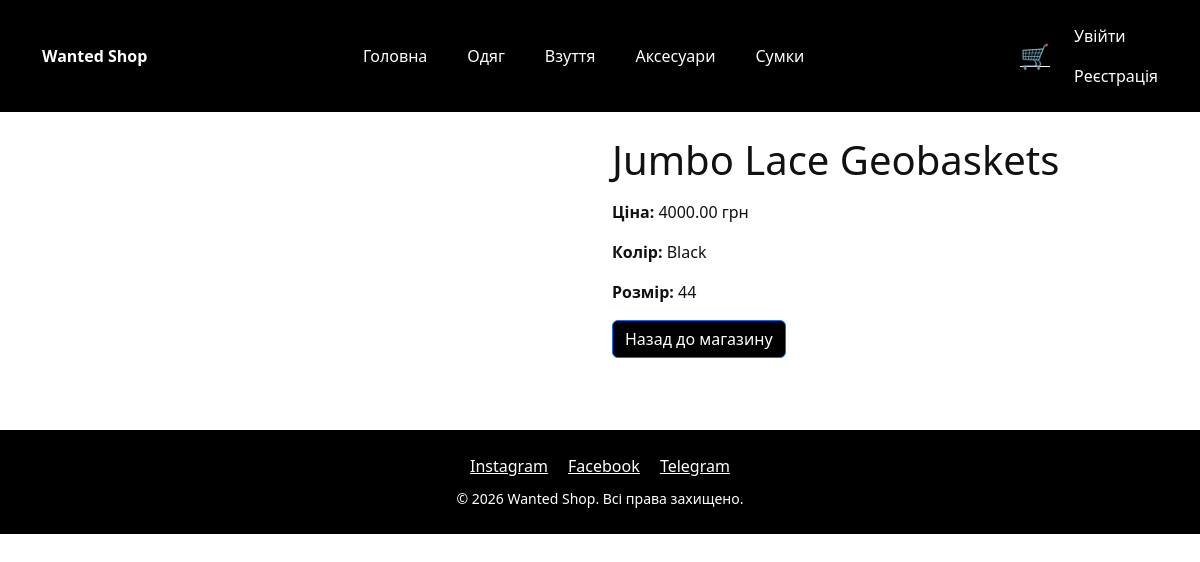
The page /products/1/ on the database its author committed.
### products/models.py (models this page shows, shortened)
class Category(models.Model):
    name = models.CharField(max_length=100, unique=True)
    description = models.TextField(blank=True)

class Product(models.Model):
    category = models.ForeignKey(Category, on_delete=models.CASCADE, related_name='products')
    name = models.CharField(max_length=200)
    description = models.TextField(blank=True)
    price = models.DecimalField(max_digits=10, decimal_places=2)
    color = models.CharField(max_length=50, blank=True)
    size = models.CharField(max_length=30, blank=True)
    created_at = models.DateTimeField(auto_now_add=True)
    updated_at = models.DateTimeField(auto_now=True)

### products/views.py (the view)
# urls.py: path('products/<int:product_id>/', views.product_details, name='product_details'),
def product_details(request, product_id):
	product = get_object_or_404(Product, id=product_id)
	categories = Category.objects.all()
	return render(request, 'product/product_details.html', {'product': product, 'categories': categories})

### cart/context_processor.py (called while the page is built)
def cart_item_count(request):
    if request.user.is_authenticated:
        try:
            cart = Cart.objects.get(user=request.user)
            return {'cart_item_count': cart.items.count()}
        except Cart.DoesNotExist:
            return {'cart_item_count': 0}
    else:
        cart = request.session.get('cart', {})
        return {'cart_item_count': sum(cart.values())}

### templates/product/product_details.html (shortened to what this page needs)
{% extends 'base.html' %}
{% block content %}
<div class="container mt-4">
    <div class="row">
        <div class="col-md-6">
        </div>
        <div class="col-md-6">
            <h1>{{ product.name }}</h1>
            <p><strong>Ціна:</strong> {{ product.price }} грн</p>
            <p><strong>Колір:</strong> {{ product.color }}</p>
            <p><strong>Розмір:</strong> {{ product.size }}</p>
            <a href="/" class="btn btn-primary">Назад до магазину</a>
        </div>
    </div>
</div>
{% endblock %}

### templates/components/header.html (shortened to what this page needs)
{% load static %}
<header class="bg-black text-white py-3 mb-4">
	<div class="container">
		<div class="d-flex flex-wrap align-items-center justify-content-between">
			<a class="navbar-brand fw-bold text-white" href="{% url 'products:home' %}">Wanted Shop</a>
			<ul class="nav list-inline mb-0">
				<li class="list-inline-item"><a class="nav-link text-white" href="{% url 'products:home' %}">Головна</a></li>
				{% for category in categories %}
				<li class="list-inline-item"><a class="nav-link text-white" href="{% url 'products:product_list_by_category' category.id %}">{{ category.name }}</a></li>
				{% endfor %}
			</ul>
			<div class="d-flex align-items-center gap-3">
				<a href="{% url 'cart:cart_details' %}" class="position-relative text-white" title="Кошик">
					<span class="fs-4">🛒</span>
				</a>
				<ul class="navbar-nav ms-2">
					{% if user.is_authenticated %}
					<li class="nav-item">
						<a class="nav-link" href="{% url 'account:profile' %}">Профіль</a>
					</li>
					<li class="nav-item">
						<a class="nav-link" href="{% url 'account:logout' %}">Вийти</a>
					</li>
					{% else %}
					<li class="nav-item">
						<a class="nav-link" href="{% url 'account:login' %}">Увійти</a>
					</li>
					<li class="nav-item">
						<a class="nav-link" href="{% url 'account:register' %}">Реєстрація</a>
					</li>
					{% endif %}
				</ul>
			</div>
		</div>
	</div>
</header>

### static/css/main.css (style rules this page uses)
body { background-color: #fff; color: #111; }
.navbar, .btn-primary { background-color: #000; color: #fff; }

### rows shown on the page
Category: name "Одяг"
Category: name "Взуття"
Category: name "Аксесуари"
Category: name "Сумки"
Product: name "Jumbo Lace Geobaskets", price "4000.00", color "Black", size "44"

### other values the page prints
{{ year|default:2026 }} "2026"
